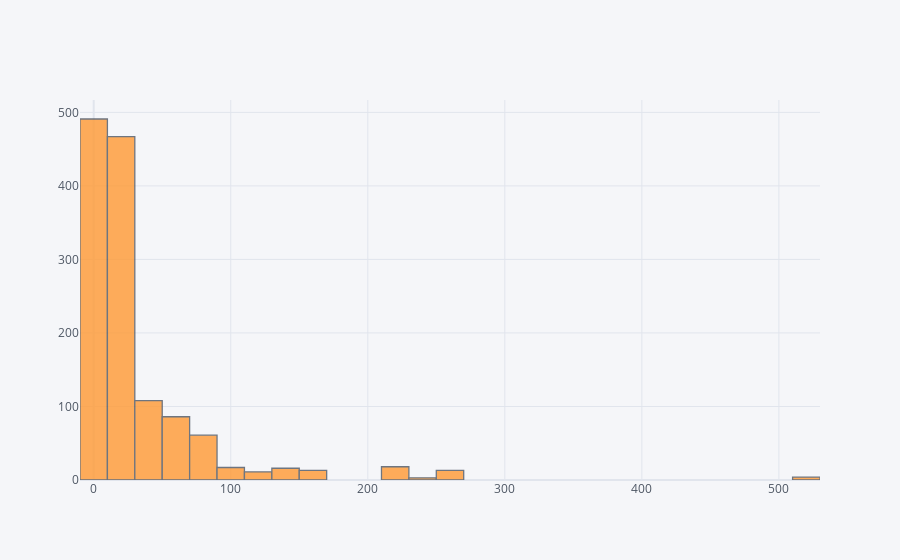

Notebook cell for this chart:
### Code cell
train['Fare'].iplot(kind = 'hist',bins=50)

### Figure 1 — Plotly figure (JSON) as saved in the notebook; plotly's stock layout.template omitted (floating-point values rounded to 4 significant figures; data arrays with more than 128 entries replaced by an {"elided": "..."} marker saying what was removed)
{"data": [{"histfunc": "count", "histnorm": "", "marker": {"color": "rgba(255, 153, 51, 1.0)", "line": {"color": "#4D5663", "width": 1.3}}, "name": "Fare", "nbinsx": 50, "opacity": 0.8, "orientation": "v", "type": "histogram", "x": {"elided": "1309 float values"}}], "layout": {"barmode": "overlay", "legend": {"bgcolor": "#F5F6F9", "font": {"color": "#4D5663"}}, "paper_bgcolor": "#F5F6F9", "plot_bgcolor": "#F5F6F9", "title": {"font": {"color": "#4D5663"}}, "xaxis": {"gridcolor": "#E1E5ED", "showgrid": true, "tickfont": {"color": "#4D5663"}, "title": {"font": {"color": "#4D5663"}, "text": ""}, "zerolinecolor": "#E1E5ED"}, "yaxis": {"gridcolor": "#E1E5ED", "showgrid": true, "tickfont": {"color": "#4D5663"}, "title": {"font": {"color": "#4D5663"}, "text": ""}, "zerolinecolor": "#E1E5ED"}}}
